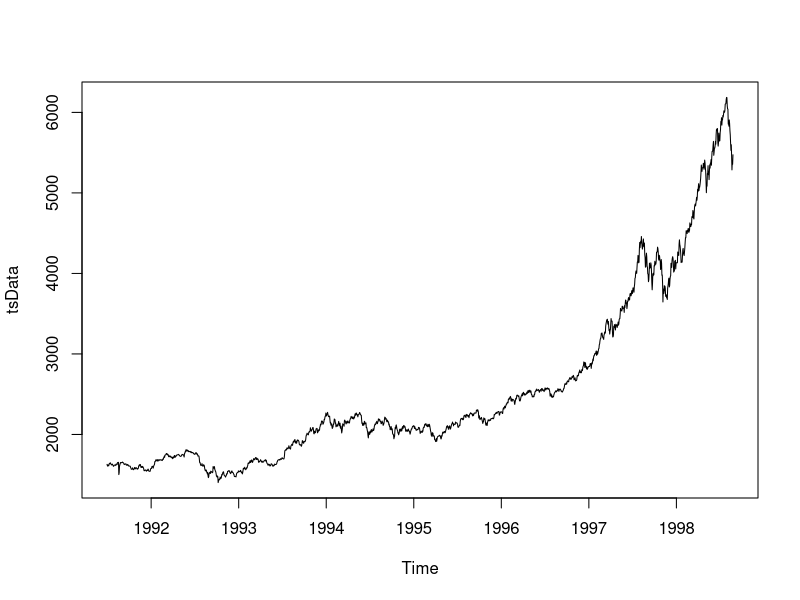
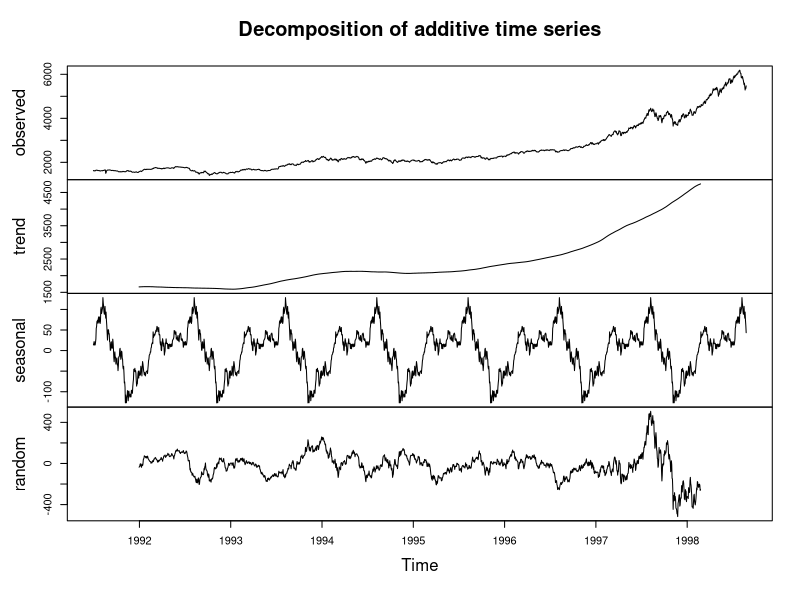
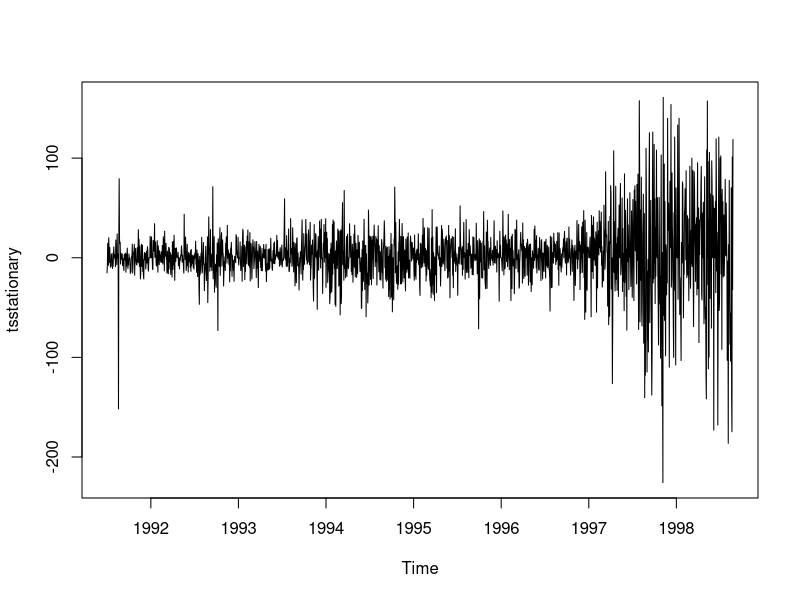
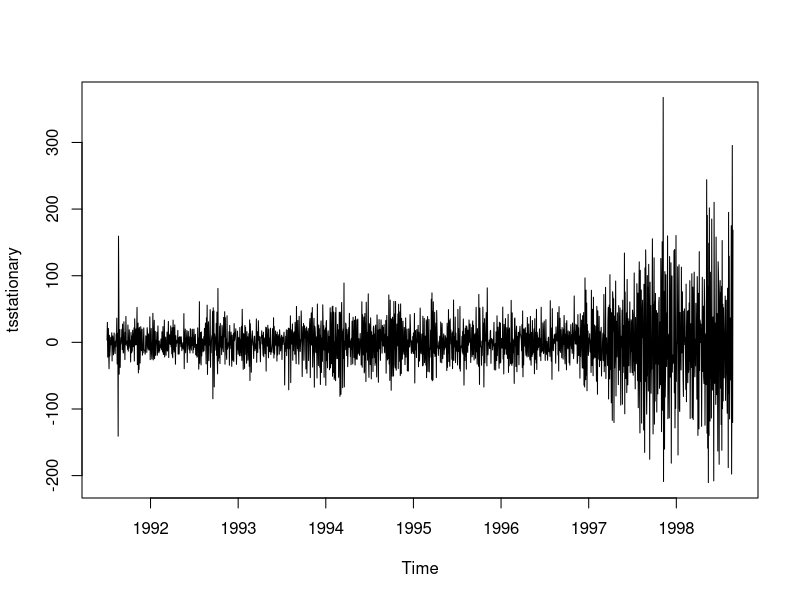
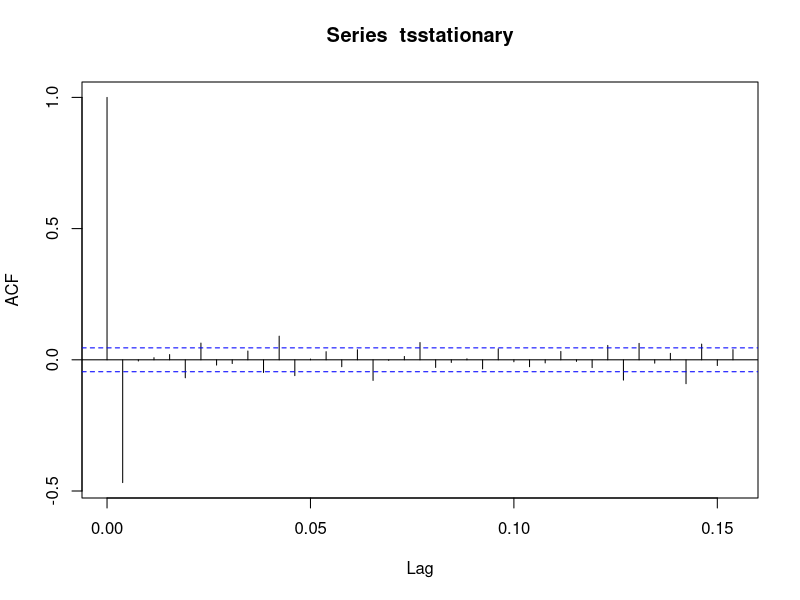
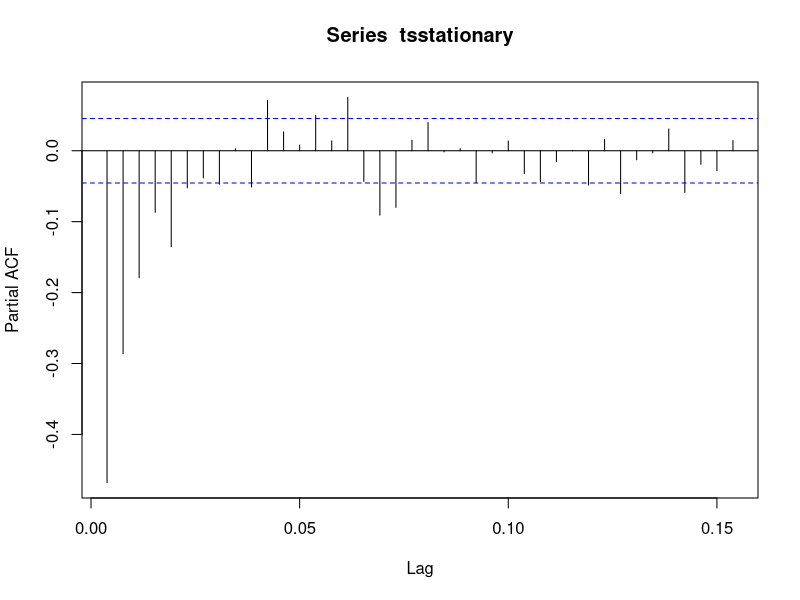
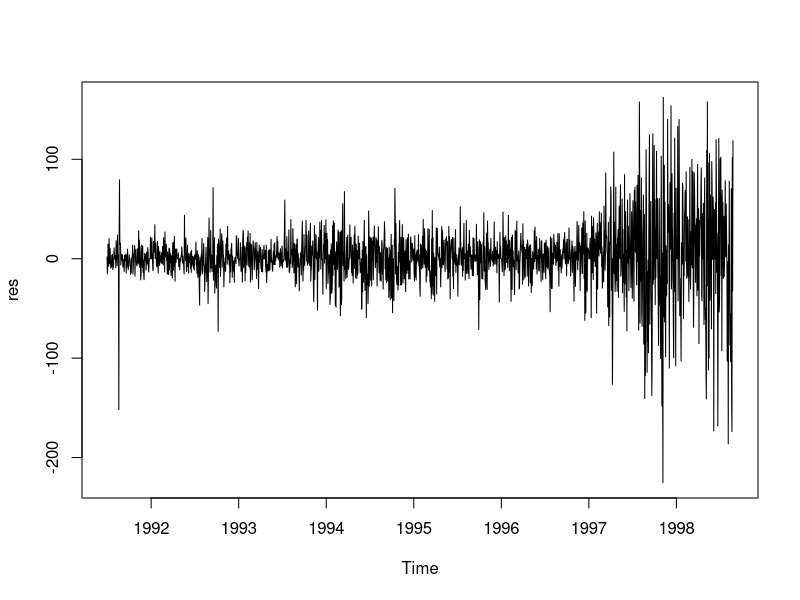
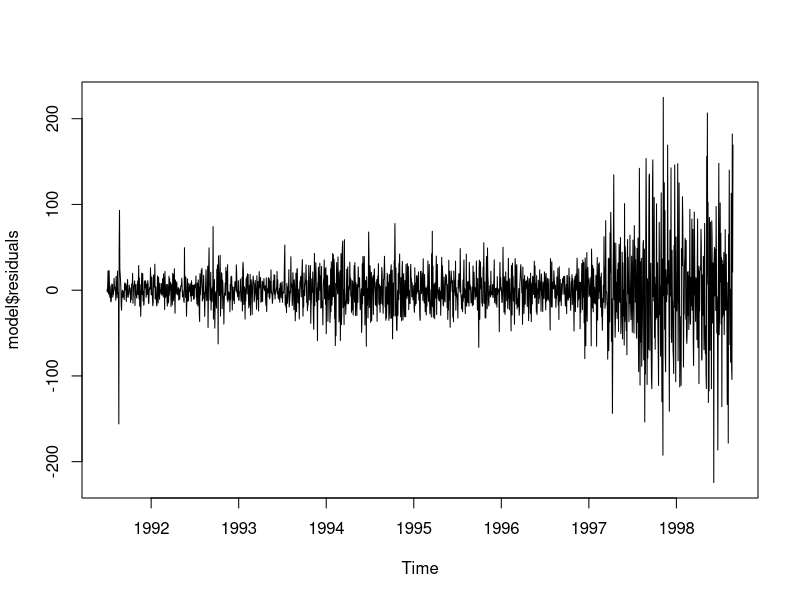

Here is the R script that generated these plots, in order:
data('EuStockMarkets')
tsData = EuStockMarkets[,1]
plot(tsData)

components.ts = decompose(tsData)

plot(components.ts)

library("urca")

kpss_test = ur.kpss(tsData, type = c("tau"), lags = c("short"), 
                    use.lag = NULL)
print(summary(kpss_test))

tsstationary = diff(tsData, differences = 1)

plot(tsstationary)

timeseriesseasonalyadjusted = tsstationary - components.ts$seasonal

tsstationary = diff(timeseriesseasonalyadjusted, differences = 1)

plot(tsstationary)

acf(tsstationary, lag.max= 40)

pacf(tsstationary, lag.max= 40)

# sample test
fitARIMA = arima(tsData, order = c(1, 1, 1),
                 seasonal = list(order = c(1, 0, 0), period = 12),
                 method = 'ML')
res = fitARIMA$residuals
plot(res)

library(forecast)
model <- auto.arima(tsData, trace = TRUE)

plot(model$residuals)

predicted_values = forecast(model, h = 200,
                            level = c(99.5))

plot(predicted_values)